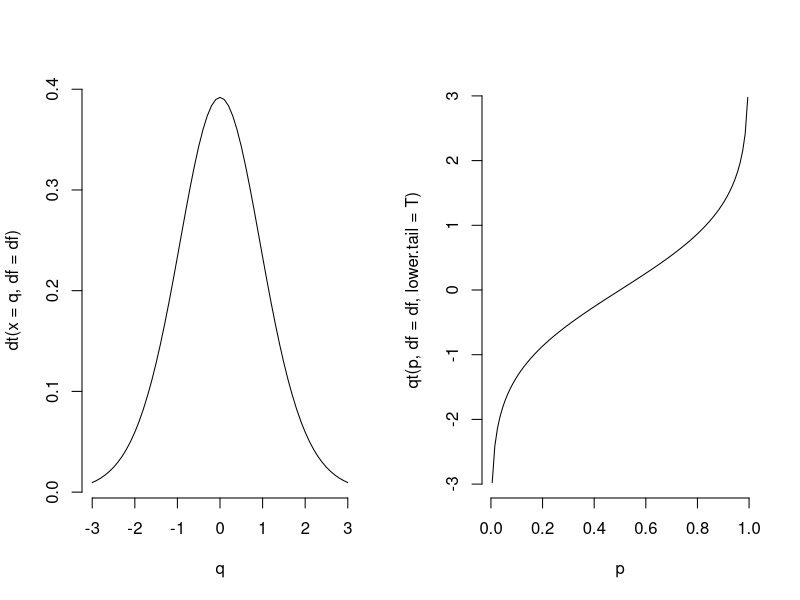

This chart was generated by the following R code:
## ---- chunk 1
library(knitr)
#opts_chunk$set(comment='', eval=FALSE)
## ---- chunk 2
IQ <- read.csv('data/IQscores.csv', stringsAsFactors = F)
str(IQ)
## ---- chunk 3
t.test(IQ$IQscores, mu=100)
## ---- chunk 4
help(TDist)
## ---- chunk 5
df <- 14
q <- seq(-3,3,0.1)
p <- seq(.005,.995,.01)
par(mfrow=c(1,2))
plot(q,dt(x=q,df=df),type='l',bty='n')
plot(p,qt(p,df=df,lower.tail = T),type='l',bty='n') # try switching lower.tail to FALSE
## ---- chunk 6
# we'll get a 95% confidence interval
conf.level <- 0.95

# this is the z-score for that interval
z = qt((1 - conf.level)/2, df = length(IQ$IQscores)-1, lower.tail = FALSE)

# we will also need the mean and SEM
xbar = mean(IQ$IQscores)
sdx = sqrt(var(IQ$IQscores)/length(IQ$IQscores)) # SEM, or standard error of the mean
    
# now we get the confidence interval,
# by multiplying the z-score (for 1 SEM) with the actual SEM
# and adding / subtracting it to / from the mean of the sample
confidence.interval <- c(xbar - z * sdx, xbar + z * sdx)

# and we show the result:
print(confidence.interval)
## ---- chunk 7
t.test(IQ$IQscores, mu=confidence.interval[1]+.001)
## ---- chunk 8
t.test(IQ$IQscores, mu=confidence.interval[1]-.001)
## ---- chunk 9
samplematrix <- matrix( sample(IQ$IQscores, 
                               size = 1000*length(IQ$IQscores), 
                               replace = TRUE), 
                        nrow = 1000)

BS <- apply(samplematrix, c(1), FUN=mean) # we apply the function `mean` to every row of the matrix with samples

lo <- (1-conf.level)/2. # conf.level was set above to be 0.95
hi <- 1 - lo

bootstrapped.CI <- quantile(BS, probs = c(lo,hi))
print(bootstrapped.CI)
## ---- chunk 10
getConfidenceInterval <- function(data, 
                                  variance = var(data, na.rm=T), 
                                  conf.level = 0.95, 
                                  method = 't-distr', 
                                  resamples = 1000, 
                                  FUN = mean) 
{
  
  data <- data[which(is.finite(data))] #deal with missing values
  
  if (method %in% c('t-distr','t')) {
    
    z = qt((1 - conf.level)/2, df = length(data) - 1, lower.tail = FALSE)
    
    xbar = mean(data)
    sdx = sqrt(variance/length(data))
    
    return(c(xbar - z * sdx, xbar + z * sdx))
    
  }
  
  # add sample z-distribution?
  
  if (method %in% c('bootstrap','b')) {
    
    samplematrix <- matrix(sample(data, size = resamples*length(data), replace = TRUE), nrow = resamples)
    BS <- apply(samplematrix, c(1), FUN=FUN) 
    
    lo <- (1-conf.level)/2.
    hi <- 1 - lo
    
    return(quantile(BS, probs = c(lo,hi)))
    
  }
  
}
## ---- chunk 11
BMI <- read.csv('data/BMI.csv', stringsAsFactors = F)
str(BMI)
## ---- chunk 12
cor(BMI$BMI, BMI$carbpercent)
cor(BMI$BMI, BMI$physact)
## ---- chunk 13
print(cor.test(BMI$carbpercent, BMI$BMI))
print(cor.test(BMI$physact, BMI$BMI))
## ---- chunk 14
bootstraps <- 10000
N <- dim(BMI)[1]
## ---- chunk 15
# we create one long vector of random indices of rows into our original data frame:
idx <- sample(c(1:N), size = bootstraps*N, replace = TRUE)

# we use the indices to get "paired" randomly sampled data:
BMI.sample         <- matrix(BMI$BMI[idx],         nrow = bootstraps)
carbpercent.sample <- matrix(BMI$carbpercent[idx], nrow = bootstraps)
physact.sample     <- matrix(BMI$physact[idx],     nrow = bootstraps)
## ---- chunk 16
carbpercent.array <- array(data=NA,dim=c(bootstraps,N,2))
carbpercent.array[,,1] <- BMI.sample
carbpercent.array[,,2] <- carbpercent.sample

physact.array <- array(data=NA,dim=c(bootstraps,N,2))
physact.array[,,1] <- BMI.sample
physact.array[,,2] <- physact.sample
## ---- chunk 17
corcoeff <- function(m) {
  return(abs(cor(as.matrix(m))[2]))
}
## ---- chunk 18
CP.r <- apply(carbpercent.array, MARGIN=c(1), FUN=corcoeff)
PA.r <- apply(physact.array, MARGIN=c(1), FUN=corcoeff)
## ---- chunk 19
print(quantile(CP.r, probs=c(0.025, 0.975)))
print(quantile(PA.r, probs=c(0.025, 0.975)))
## ---- chunk 20
print(quantile(CP.r - PA.r, probs=c(0.025, 0.975)))
## ---- chunk 21
print(quantile(CP.r - sample(PA.r), probs=c(0.025, 0.975)))
